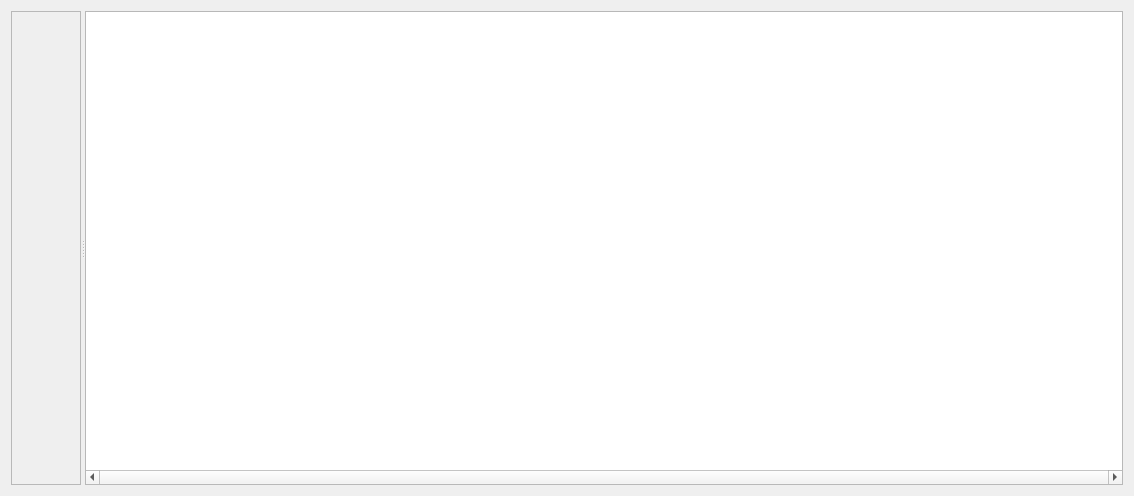
<?xml version="1.0" encoding="UTF-8"?>
<ui version="4.0">
 <class>RevisionTree</class>
 <widget class="QWidget" name="RevisionTree">
  <property name="geometry">
   <rect>
    <x>0</x>
    <y>0</y>
    <width>1134</width>
    <height>496</height>
   </rect>
  </property>
  <property name="windowTitle">
   <string>Form</string>
  </property>
  <layout class="QHBoxLayout" name="horizontalLayout">
   <item>
    <widget class="QSplitter" name="splitter">
     <property name="orientation">
      <enum>Qt::Horizontal</enum>
     </property>
     <widget class="QScrollArea" name="scrollArea">
      <property name="verticalScrollBarPolicy">
       <enum>Qt::ScrollBarAsNeeded</enum>
      </property>
      <property name="widgetResizable">
       <bool>true</bool>
      </property>
      <widget class="RevisionTreeWidget" name="revisionTreeWidget">
       <property name="geometry">
        <rect>
         <x>0</x>
         <y>0</y>
         <width>69</width>
         <height>476</height>
        </rect>
       </property>
       <property name="sizePolicy">
        <sizepolicy hsizetype="Expanding" vsizetype="Expanding">
         <horstretch>0</horstretch>
         <verstretch>0</verstretch>
        </sizepolicy>
       </property>
       <property name="baseSize">
        <size>
         <width>100</width>
         <height>700</height>
        </size>
       </property>
      </widget>
     </widget>
     <widget class="QTableView" name="revisionTableView">
      <property name="minimumSize">
       <size>
        <width>20</width>
        <height>50</height>
       </size>
      </property>
      <property name="baseSize">
       <size>
        <width>100</width>
        <height>700</height>
       </size>
      </property>
      <property name="styleSheet">
       <string notr="true">QHeaderView::section {
    background-color: grey;
    color: white;
    padding-left: 4px;
    border: 1px solid #6c6c6c;
}

QHeaderView::section:checked
{
    background-color: rgb(47, 85, 27);
}</string>
      </property>
      <property name="horizontalScrollBarPolicy">
       <enum>Qt::ScrollBarAlwaysOn</enum>
      </property>
     </widget>
    </widget>
   </item>
  </layout>
 </widget>
 <customwidgets>
  <customwidget>
   <class>RevisionTreeWidget</class>
   <extends>QWidget</extends>
   <header location="global">revisiontreewidget.h</header>
   <container>1</container>
  </customwidget>
 </customwidgets>
 <resources/>
 <connections/>
</ui>
